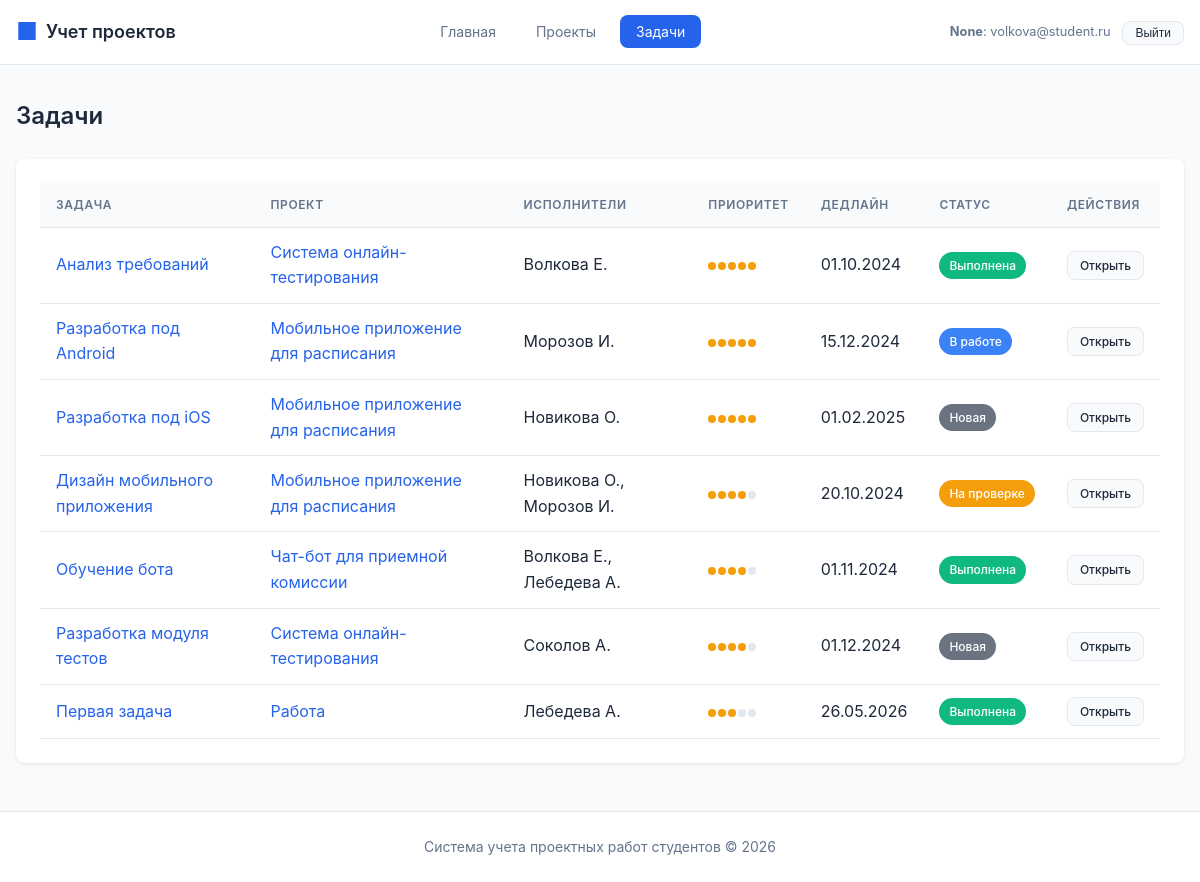
Before: /tasks/ (signed in) with the older database file.
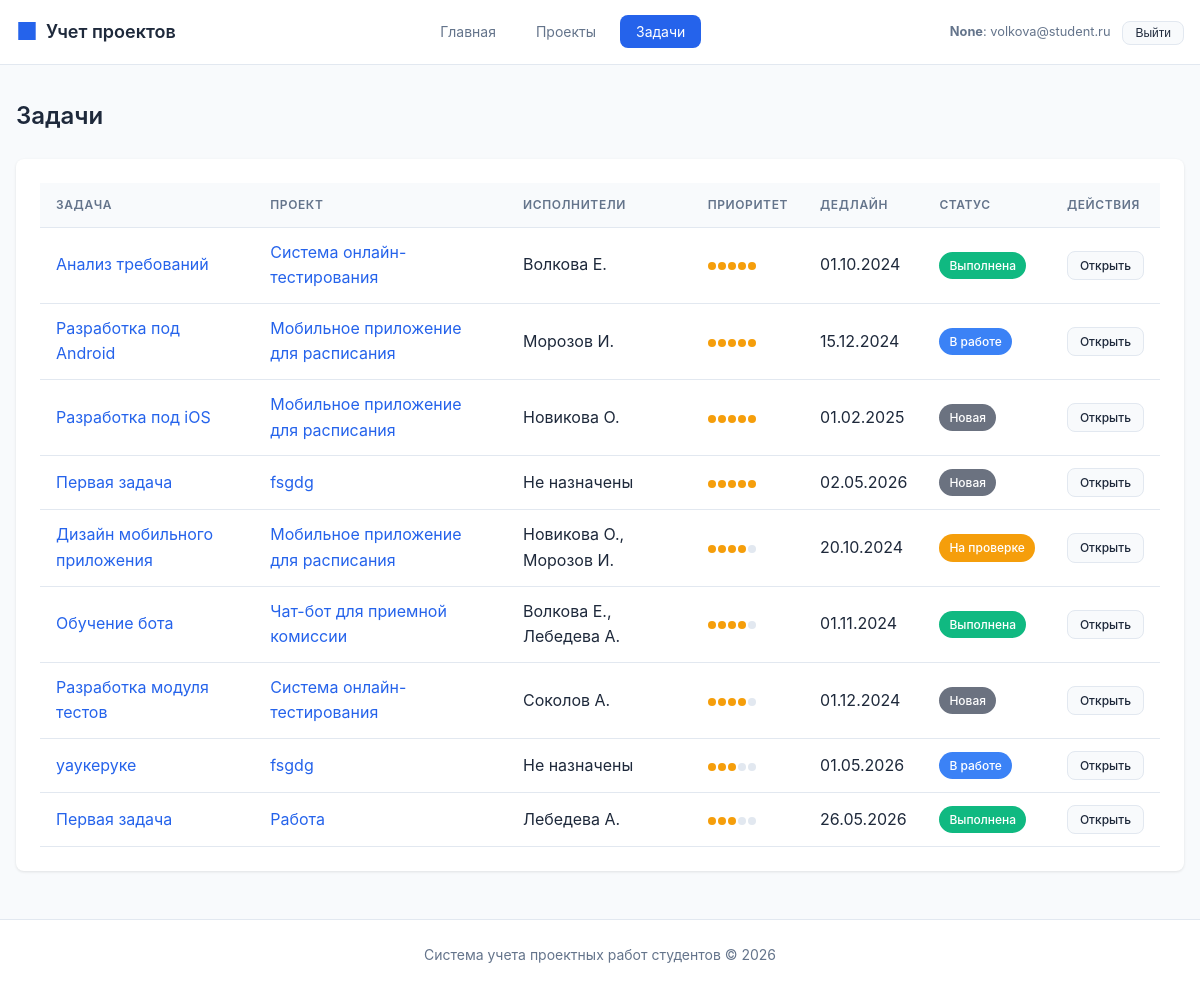
After: the same page with the newer database file.
### tables this page shows
CREATE TABLE task (
    id INTEGER PRIMARY KEY AUTOINCREMENT,
    title TEXT NOT NULL,
    description TEXT,
    project_id INTEGER NOT NULL REFERENCES project(id) ON DELETE CASCADE,
    status_id INTEGER REFERENCES task_status(id) ON DELETE SET NULL,
    priority INTEGER DEFAULT 1 CHECK (priority >= 1 AND priority <= 5),
    deadline TEXT,
    created_at TEXT DEFAULT CURRENT_TIMESTAMP,
    updated_at TEXT DEFAULT CURRENT_TIMESTAMP
);

CREATE TABLE project (
    id INTEGER PRIMARY KEY AUTOINCREMENT,
    title TEXT NOT NULL,
    description TEXT,
    start_date TEXT NOT NULL,
    end_date TEXT NOT NULL,
    status_id INTEGER REFERENCES project_status(id) ON DELETE SET NULL,
    supervisor_id INTEGER REFERENCES teacher(id) ON DELETE SET NULL,
    created_at TEXT DEFAULT CURRENT_TIMESTAMP,
    updated_at TEXT DEFAULT CURRENT_TIMESTAMP,
    CONSTRAINT valid_dates CHECK (end_date >= start_date)
);

CREATE TABLE task_status (
    id INTEGER PRIMARY KEY AUTOINCREMENT,
    name TEXT NOT NULL UNIQUE,
    description TEXT,
    color TEXT DEFAULT '#6B7280'
);

### routes/tasks.py (the view, shortened to what this page needs)
@tasks_bp.route('/')
def list_tasks():
    if g.current_user["role"] == ROLE_TEACHER:
        tasks = execute_query("""
            SELECT
                t.id,
                t.title,
                t.description,
                t.deadline,
                t.priority,
                ts.name as status,
                ts.color as status_color,
                p.id as project_id,
                p.title as project_title,
                (SELECT GROUP_CONCAT(s.last_name || ' ' || SUBSTR(s.first_name, 1, 1) || '.', ', ')
                 FROM task_student ts2
                 JOIN student s ON ts2.student_id = s.id
                 WHERE ts2.task_id = t.id) as assignees
            FROM task t
            LEFT JOIN task_status ts ON t.status_id = ts.id
            LEFT JOIN project p ON t.project_id = p.id
            WHERE p.supervisor_id = %s
            ORDER BY t.priority DESC, t.deadline ASC
        """, (g.current_user["id"],), fetch_all=True)
    else:
        tasks = execute_query("""
            SELECT
                t.id,
                t.title,
                t.description,
                t.deadline,
                t.priority,
                ts.name as status,
                ts.color as status_color,
                p.id as project_id,
                p.title as project_title,
                (SELECT GROUP_CONCAT(s.last_name || ' ' || SUBSTR(s.first_name, 1, 1) || '.', ', ')
                 FROM task_student ts2
                 JOIN student s ON ts2.student_id = s.id
                 WHERE ts2.task_id = t.id) as assignees
            FROM task t
            LEFT JOIN task_status ts ON t.status_id = ts.id
            LEFT JOIN project p ON t.project_id = p.id
            ORDER BY t.priority DESC, t.deadline ASC
        """, fetch_all=True)
    for task in tasks:
        task["can_edit"] = can_manage_task(task["id"])
    return render_template('tasks/list.html', tasks=tasks)

### database.py (called while the page is built)
def _parse_db_value(key, value):
    if not isinstance(value, str):
        return value
    if key.endswith("_at"):
        try:
            return datetime.fromisoformat(value)
        except ValueError:
            return value
    if key.endswith("_date") or key in DATE_FIELDS:
        try:
            return date.fromisoformat(value)
        except ValueError:
            return value
    return value

def _normalize_row(row):
    raw = dict(row)
    return {key: _parse_db_value(key, value) for key, value in raw.items()}

def get_db_connection():
    conn = sqlite3.connect(Config.SQLITE_PATH)
    conn.row_factory = sqlite3.Row
    conn.execute("PRAGMA foreign_keys = ON")
    return conn

### routes/auth.py (called while the page is built, shortened)
def can_manage_project(project_id):
    current_user = g.current_user
    if not current_user:
        return False
    if current_user["role"] == ROLE_ADMIN:
        return True
    if current_user["role"] != ROLE_TEACHER:
        return False

def can_manage_task(task_id):
    task = execute_query(
        "SELECT project_id FROM task WHERE id = %s",
        (task_id,),
        fetch_one=True,
    )
    if not task:
        return False
    return can_manage_project(task["project_id"])

### templates/tasks/list.html (shortened to what this page needs)
{% extends 'base.html' %}
{% block content %}
<div class="page-header">
    <h1 class="page-title">Задачи</h1>
</div>
<div class="card">
    {% if tasks %}
    <div class="table-container">
        <table>
            <thead>
                <tr>
                    <th>Задача</th>
                    <th>Проект</th>
                    <th>Исполнители</th>
                    <th>Приоритет</th>
                    <th>Дедлайн</th>
                    <th>Статус</th>
                    <th>Действия</th>
                </tr>
            </thead>
            <tbody>
                {% for task in tasks %}
                <tr>
                    <td>
                        <a href="{{ url_for('tasks.view_task', task_id=task.id) }}" class="link">
                            {{ task.title }}
                        </a>
                    </td>
                    <td>
                        <a href="{{ url_for('projects.view_project', project_id=task.project_id) }}" class="link">
                            {{ task.project_title }}
                        </a>
                    </td>
                    <td>{{ task.assignees or 'Не назначены' }}</td>
                    <td>
                        <div class="priority">
                            {% for i in range(5) %}
                            <span class="priority-dot {% if i < task.priority %}filled{% endif %}"></span>
                            {% endfor %}
                        </div>
                    </td>
                    <td>{{ task.deadline.strftime('%d.%m.%Y') if task.deadline else '-' }}</td>
                    <td>
                        <span class="badge badge-status" style="background-color: {{ task.status_color or '#6B7280' }}">
                            {{ task.status or 'Не указан' }}
                        </span>
                    </td>
                    <td>
                        <div class="btn-group">
                            <a href="{{ url_for('tasks.view_task', task_id=task.id) }}" class="btn btn-secondary btn-sm">Открыть</a>
                        </div>
                    </td>
                </tr>
                {% endfor %}
            </tbody>
        </table>
    </div>
    {% endif %}
</div>
{% endblock %}

Changed rows visible on the page:
added task: title "Первая задача", project_title "fsgdg", assignees "Не назначены", priority 5 (drawn), deadline "02.05.2026", name "Новая"
added task: title "уаукеруке", project_title "fsgdg", assignees "Не назначены", priority 3 (drawn), deadline "01.05.2026", name "В работе"
